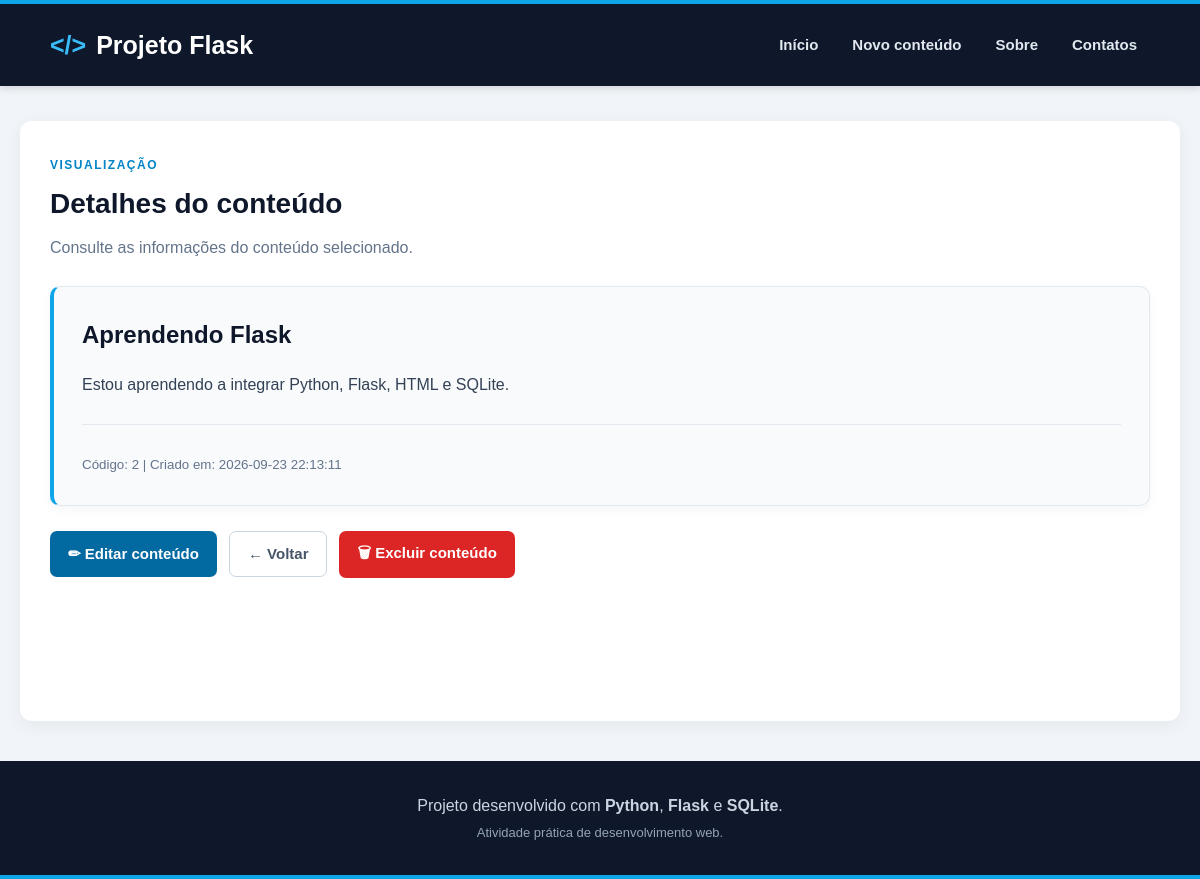
Page /view/2 on the committed database.
### tables this page shows
CREATE TABLE content (
    c_id INTEGER PRIMARY KEY AUTOINCREMENT,
    c_title TEXT NOT NULL,
    c_text TEXT NOT NULL,
    c_created_at TIMESTAMP DEFAULT CURRENT_TIMESTAMP,
    c_status TEXT DEFAULT 'on'
);

### app.py (the view)
@app.route("/view/<int:c_id>")
def view(c_id):
    with sqlite3.connect(DATABASE) as conn:
        conn.row_factory = sqlite3.Row
        content = conn.execute("""
            SELECT
                c_id,
                c_title,
                c_text,
                c_created_at
            FROM content
            WHERE c_id = ?
              AND c_status = 'on'
        """, (c_id,)).fetchone()
    if content is None:
        return "Conteúdo não encontrado.", 404
    return render_template(
        "view.html",
        content=content
    )

### templates/view.html (shortened to what this page needs)
{% extends "_base.html" %}
{% block content %}
<section class="page-header">
    <span class="page-label">
        VISUALIZAÇÃO
    </span>
    <h2>Detalhes do conteúdo</h2>
    <p>
        Consulte as informações do conteúdo selecionado.
    </p>
</section>
<article class="content-view">
    <h2>
        {{ content["c_title"] }}
    </h2>
    <p>
        {{ content["c_text"] }}
    </p>
    <hr>
    <small>
        Código: {{ content["c_id"] }}
        |
        Criado em: {{ content["c_created_at"] }}
    </small>
</article>
<div class="form-actions">
    <a
        href="{{ url_for('edit', c_id=content['c_id']) }}"
        class="btn-primary"
    >
        ✏ Editar conteúdo
    </a>
    <a
        href="{{ url_for('index') }}"
        class="btn-secondary"
    >
        ← Voltar
    </a>
    <form
        method="POST"
        action="{{ url_for('delete', c_id=content['c_id']) }}"
        class="delete-form"
        onsubmit="return confirm('Tem certeza que deseja excluir este conteúdo?');"
    >
        <button
            type="submit"
            class="btn-danger"
        >
            🗑 Excluir conteúdo
        </button>
    </form>
</div>
{% endblock %}

### static/css/style.css (style rules this page uses)
* { box-sizing: border-box; }
html { scroll-behavior: smooth; }
body { margin: 0; font-family: Arial, Helvetica, sans-serif; background-color: #f1f5f9; color: #1e293b; line-height: 1.6; }
h1, h2, h3 { color: #0f172a; }
h2 { margin-top: 0; }
.main-container a { color: #0369a1; font-weight: 600; }
.page-header { margin-bottom: 25px; }
.page-label { display: inline-block; margin-bottom: 7px; color: #0284c7; font-size: 12px; font-weight: bold; letter-spacing: 1.5px; }
.page-header h2 { margin: 0 0 8px; font-size: 28px; }
.page-header p { margin: 0; color: #64748b; }
button { padding: 11px 18px; background-color: #0369a1; color: white; border: none; border-radius: 7px; font-size: 15px; font-weight: bold; cursor: pointer; transition: background-color 0.2s, transform 0.2s, box-shadow 0.2s; }
.form-actions { display: flex; align-items: center; flex-wrap: wrap; gap: 12px; margin-top: 25px; }
.btn-primary { display: inline-block; padding: 11px 18px; background-color: #0369a1; color: white; border: none; border-radius: 7px; text-decoration: none; font-size: 15px; font-weight: bold; cursor: pointer; transition: background-color 0.2s, transform 0.2s; }
.main-container a.btn-primary { color: white; text-decoration: none; }
.main-container .btn-secondary { display: inline-block; padding: 10px 18px; background-color: white; color: #475569; border: 1px solid #cbd5e1; border-radius: 7px; text-decoration: none; font-size: 15px; font-weight: bold; transition: background-color 0.2s, color 0.2s, border-color 0.2s, transform 0.2s; }
.btn-danger { display: inline-block; padding: 11px 18px; background-color: #dc2626; color: white; border: none; border-radius: 7px; font-size: 15px; font-weight: bold; cursor: pointer; transition: background-color 0.2s, transform 0.2s; }
.delete-form { margin: 0; padding: 0; }
article { line-height: 1.7; }
.content-view { padding: 28px; background-color: #f8fafc; border: 1px solid #e2e8f0; border-left: 4px solid #0ea5e9; border-radius: 10px; box-shadow: 0 4px 12px rgba(15, 23, 42, 0.04); }
.content-view h2 { margin-top: 0; margin-bottom: 15px; color: #0f172a; }
.content-view p { color: #334155; }
.content-view small { color: #64748b; }
hr { margin: 25px 0; border: 0; border-top: 1px solid #e2e8f0; }

### rows in the picture
content: c_title "Aprendendo Flask", c_text "Estou aprendendo a integrar Python, Flask, HTML e SQLite.", c_id "2", c_created_at "2026-09-23 22:13:11"
